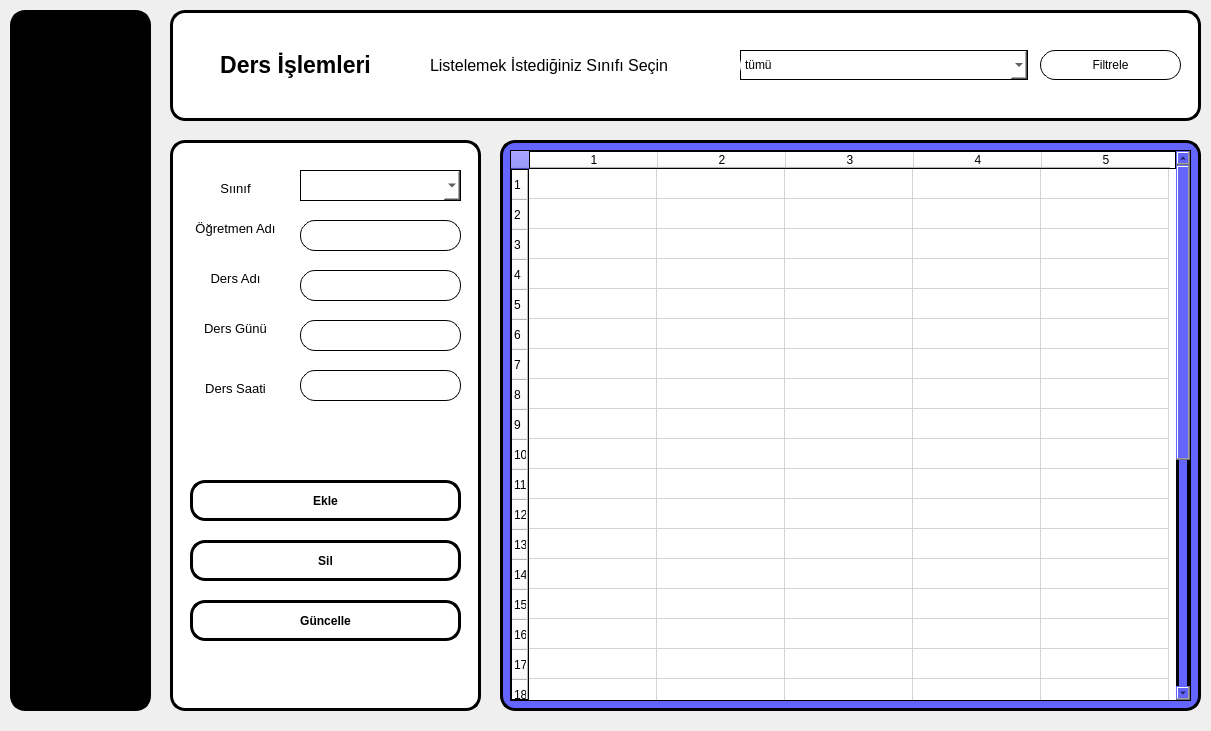
<?xml version="1.0" encoding="UTF-8"?>
<ui version="4.0">
 <class>DersIslemleri</class>
 <widget class="QWidget" name="DersIslemleri">
  <property name="geometry">
   <rect>
    <x>0</x>
    <y>0</y>
    <width>1211</width>
    <height>731</height>
   </rect>
  </property>
  <property name="minimumSize">
   <size>
    <width>1211</width>
    <height>731</height>
   </size>
  </property>
  <property name="maximumSize">
   <size>
    <width>1211</width>
    <height>731</height>
   </size>
  </property>
  <property name="windowTitle">
   <string>Ders İşlemleri</string>
  </property>
  <widget class="QWidget" name="widget_4" native="true">
   <property name="geometry">
    <rect>
     <x>170</x>
     <y>140</y>
     <width>311</width>
     <height>571</height>
    </rect>
   </property>
   <property name="autoFillBackground">
    <bool>false</bool>
   </property>
   <property name="styleSheet">
    <string notr="true">border-radius: 15px;
border: 3px solid black;
background-color: rgb(255, 255, 255);</string>
   </property>
   <widget class="QLabel" name="label_3">
    <property name="geometry">
     <rect>
      <x>20</x>
      <y>130</y>
      <width>91</width>
      <height>16</height>
     </rect>
    </property>
    <property name="font">
     <font>
      <pointsize>10</pointsize>
     </font>
    </property>
    <property name="styleSheet">
     <string notr="true">border-radius: 15px;
border: 0px solid black;
</string>
    </property>
    <property name="text">
     <string>Ders Adı</string>
    </property>
    <property name="alignment">
     <set>Qt::AlignCenter</set>
    </property>
   </widget>
   <widget class="QLabel" name="label_2">
    <property name="geometry">
     <rect>
      <x>20</x>
      <y>80</y>
      <width>91</width>
      <height>16</height>
     </rect>
    </property>
    <property name="font">
     <font>
      <pointsize>10</pointsize>
     </font>
    </property>
    <property name="styleSheet">
     <string notr="true">border-radius: 15px;
border: 0px solid black;
</string>
    </property>
    <property name="text">
     <string>Öğretmen Adı</string>
    </property>
    <property name="alignment">
     <set>Qt::AlignCenter</set>
    </property>
   </widget>
   <widget class="QLineEdit" name="lne_ogrtmen">
    <property name="geometry">
     <rect>
      <x>130</x>
      <y>80</y>
      <width>161</width>
      <height>31</height>
     </rect>
    </property>
    <property name="styleSheet">
     <string notr="true">border-radius: 15px;
border: 1px solid black;
background-color: rgb(255, 255, 255);</string>
    </property>
   </widget>
   <widget class="QLabel" name="label_5">
    <property name="geometry">
     <rect>
      <x>20</x>
      <y>240</y>
      <width>91</width>
      <height>16</height>
     </rect>
    </property>
    <property name="font">
     <font>
      <pointsize>10</pointsize>
     </font>
    </property>
    <property name="styleSheet">
     <string notr="true">border-radius: 15px;
border: 0px solid black;
</string>
    </property>
    <property name="text">
     <string>Ders Saati</string>
    </property>
    <property name="alignment">
     <set>Qt::AlignCenter</set>
    </property>
   </widget>
   <widget class="QLabel" name="label_4">
    <property name="geometry">
     <rect>
      <x>20</x>
      <y>180</y>
      <width>91</width>
      <height>16</height>
     </rect>
    </property>
    <property name="font">
     <font>
      <pointsize>10</pointsize>
     </font>
    </property>
    <property name="styleSheet">
     <string notr="true">border-radius: 15px;
border: 0px solid black;
</string>
    </property>
    <property name="text">
     <string>Ders Günü</string>
    </property>
    <property name="alignment">
     <set>Qt::AlignCenter</set>
    </property>
   </widget>
   <widget class="QLabel" name="label">
    <property name="geometry">
     <rect>
      <x>20</x>
      <y>40</y>
      <width>91</width>
      <height>16</height>
     </rect>
    </property>
    <property name="font">
     <font>
      <pointsize>10</pointsize>
     </font>
    </property>
    <property name="styleSheet">
     <string notr="true">border-radius: 15px;
border: 0px solid black;
</string>
    </property>
    <property name="text">
     <string>Sıınıf</string>
    </property>
    <property name="alignment">
     <set>Qt::AlignCenter</set>
    </property>
   </widget>
   <widget class="QComboBox" name="comboBox">
    <property name="geometry">
     <rect>
      <x>130</x>
      <y>30</y>
      <width>161</width>
      <height>31</height>
     </rect>
    </property>
    <property name="styleSheet">
     <string notr="true">border-radius: 0px;
border: 1px solid black;
</string>
    </property>
   </widget>
   <widget class="QLineEdit" name="lne_dersAdi">
    <property name="geometry">
     <rect>
      <x>130</x>
      <y>130</y>
      <width>161</width>
      <height>31</height>
     </rect>
    </property>
    <property name="styleSheet">
     <string notr="true">border-radius: 15px;
border: 1px solid black;
background-color: rgb(255, 255, 255);</string>
    </property>
   </widget>
   <widget class="QLineEdit" name="lne_dersGunu">
    <property name="geometry">
     <rect>
      <x>130</x>
      <y>180</y>
      <width>161</width>
      <height>31</height>
     </rect>
    </property>
    <property name="styleSheet">
     <string notr="true">border-radius: 15px;
border: 1px solid black;
background-color: rgb(255, 255, 255);</string>
    </property>
   </widget>
   <widget class="QLineEdit" name="lne_dersSaati">
    <property name="geometry">
     <rect>
      <x>130</x>
      <y>230</y>
      <width>161</width>
      <height>31</height>
     </rect>
    </property>
    <property name="styleSheet">
     <string notr="true">border-radius: 15px;
border: 1px solid black;
background-color: rgb(255, 255, 255);</string>
    </property>
   </widget>
   <widget class="QPushButton" name="btn_gunc">
    <property name="geometry">
     <rect>
      <x>20</x>
      <y>460</y>
      <width>271</width>
      <height>41</height>
     </rect>
    </property>
    <property name="font">
     <font>
      <weight>75</weight>
      <bold>true</bold>
     </font>
    </property>
    <property name="cursor">
     <cursorShape>PointingHandCursor</cursorShape>
    </property>
    <property name="text">
     <string>Güncelle</string>
    </property>
   </widget>
   <widget class="QPushButton" name="bnt_Sil">
    <property name="enabled">
     <bool>true</bool>
    </property>
    <property name="geometry">
     <rect>
      <x>20</x>
      <y>400</y>
      <width>271</width>
      <height>41</height>
     </rect>
    </property>
    <property name="font">
     <font>
      <weight>75</weight>
      <bold>true</bold>
     </font>
    </property>
    <property name="cursor">
     <cursorShape>PointingHandCursor</cursorShape>
    </property>
    <property name="text">
     <string>Sil</string>
    </property>
   </widget>
   <widget class="QPushButton" name="btn_Ekle">
    <property name="geometry">
     <rect>
      <x>20</x>
      <y>340</y>
      <width>271</width>
      <height>41</height>
     </rect>
    </property>
    <property name="font">
     <font>
      <weight>75</weight>
      <bold>true</bold>
     </font>
    </property>
    <property name="cursor">
     <cursorShape>PointingHandCursor</cursorShape>
    </property>
    <property name="text">
     <string>Ekle</string>
    </property>
   </widget>
  </widget>
  <widget class="QWidget" name="widget" native="true">
   <property name="geometry">
    <rect>
     <x>10</x>
     <y>10</y>
     <width>141</width>
     <height>701</height>
    </rect>
   </property>
   <property name="styleSheet">
    <string notr="true">QWidget{
	
	
	
	background-color: rgb(0, 0, 0);
	border-radius: 15px;
	border: 3px solid;
}

</string>
   </property>
   <widget class="QLabel" name="label_6">
    <property name="geometry">
     <rect>
      <x>20</x>
      <y>10</y>
      <width>101</width>
      <height>101</height>
     </rect>
    </property>
    <property name="text">
     <string/>
    </property>
    <property name="pixmap">
     <pixmap resource="Template/resource.qrc">:/icons/Sophia(1).png</pixmap>
    </property>
    <property name="scaledContents">
     <bool>true</bool>
    </property>
   </widget>
   <widget class="QWidget" name="layoutWidget_3">
    <property name="geometry">
     <rect>
      <x>10</x>
      <y>120</y>
      <width>121</width>
      <height>561</height>
     </rect>
    </property>
    <layout class="QVBoxLayout" name="verticalLayout">
     <item>
      <widget class="QPushButton" name="btn_home_ders">
       <property name="cursor">
        <cursorShape>PointingHandCursor</cursorShape>
       </property>
       <property name="text">
        <string/>
       </property>
       <property name="icon">
        <iconset resource="Template/resource.qrc">
         <normaloff>:/icons/anasayfa.png</normaloff>:/icons/anasayfa.png</iconset>
       </property>
       <property name="iconSize">
        <size>
         <width>35</width>
         <height>35</height>
        </size>
       </property>
      </widget>
     </item>
     <item>
      <widget class="QPushButton" name="btn_ogr_ders">
       <property name="cursor">
        <cursorShape>PointingHandCursor</cursorShape>
       </property>
       <property name="text">
        <string/>
       </property>
       <property name="icon">
        <iconset resource="Template/resource.qrc">
         <normaloff>:/icons/ogrenci.png</normaloff>:/icons/ogrenci.png</iconset>
       </property>
       <property name="iconSize">
        <size>
         <width>35</width>
         <height>35</height>
        </size>
       </property>
      </widget>
     </item>
     <item>
      <widget class="QPushButton" name="btn_ders_ders">
       <property name="cursor">
        <cursorShape>PointingHandCursor</cursorShape>
       </property>
       <property name="text">
        <string/>
       </property>
       <property name="icon">
        <iconset resource="Template/resource.qrc">
         <normaloff>:/icons/dersW.png</normaloff>:/icons/dersW.png</iconset>
       </property>
       <property name="iconSize">
        <size>
         <width>35</width>
         <height>35</height>
        </size>
       </property>
      </widget>
     </item>
     <item>
      <widget class="QPushButton" name="btn_snf_ders">
       <property name="cursor">
        <cursorShape>PointingHandCursor</cursorShape>
       </property>
       <property name="text">
        <string/>
       </property>
       <property name="icon">
        <iconset resource="Template/resource.qrc">
         <normaloff>:/icons/sınıf.png</normaloff>:/icons/sınıf.png</iconset>
       </property>
       <property name="iconSize">
        <size>
         <width>35</width>
         <height>35</height>
        </size>
       </property>
      </widget>
     </item>
     <item>
      <widget class="QPushButton" name="btn_net_ders">
       <property name="cursor">
        <cursorShape>PointingHandCursor</cursorShape>
       </property>
       <property name="text">
        <string/>
       </property>
       <property name="icon">
        <iconset resource="Template/resource.qrc">
         <normaloff>:/icons/net.png</normaloff>:/icons/net.png</iconset>
       </property>
       <property name="iconSize">
        <size>
         <width>35</width>
         <height>35</height>
        </size>
       </property>
      </widget>
     </item>
    </layout>
   </widget>
  </widget>
  <widget class="QWidget" name="widget_2" native="true">
   <property name="geometry">
    <rect>
     <x>500</x>
     <y>140</y>
     <width>701</width>
     <height>571</height>
    </rect>
   </property>
   <property name="styleSheet">
    <string notr="true">
background-color: rgb(100, 100, 254);

border-radius: 15px;
border: 3px solid black;
</string>
   </property>
   <widget class="QTableWidget" name="Widget_dersislem">
    <property name="geometry">
     <rect>
      <x>10</x>
      <y>10</y>
      <width>681</width>
      <height>551</height>
     </rect>
    </property>
    <property name="styleSheet">
     <string notr="true">border-radius: 0px;
border: 1px solid black;
background-color: rgb(255, 255, 255);
</string>
    </property>
    <property name="rowCount">
     <number>30</number>
    </property>
    <property name="columnCount">
     <number>5</number>
    </property>
    <attribute name="horizontalHeaderDefaultSectionSize">
     <number>128</number>
    </attribute>
    <row/>
    <row/>
    <row/>
    <row/>
    <row/>
    <row/>
    <row/>
    <row/>
    <row/>
    <row/>
    <row/>
    <row/>
    <row/>
    <row/>
    <row/>
    <row/>
    <row/>
    <row/>
    <row/>
    <row/>
    <row/>
    <row/>
    <row/>
    <row/>
    <row/>
    <row/>
    <row/>
    <row/>
    <row/>
    <row/>
    <column/>
    <column/>
    <column/>
    <column/>
    <column/>
   </widget>
  </widget>
  <widget class="QWidget" name="widget_3" native="true">
   <property name="geometry">
    <rect>
     <x>170</x>
     <y>10</y>
     <width>1031</width>
     <height>111</height>
    </rect>
   </property>
   <property name="styleSheet">
    <string notr="true">border-radius: 15px;
border: 3px solid black;
background-color: rgb(255, 255, 255);</string>
   </property>
   <widget class="QLabel" name="label_10">
    <property name="geometry">
     <rect>
      <x>20</x>
      <y>20</y>
      <width>211</width>
      <height>71</height>
     </rect>
    </property>
    <property name="sizePolicy">
     <sizepolicy hsizetype="Preferred" vsizetype="Preferred">
      <horstretch>0</horstretch>
      <verstretch>0</verstretch>
     </sizepolicy>
    </property>
    <property name="baseSize">
     <size>
      <width>0</width>
      <height>0</height>
     </size>
    </property>
    <property name="font">
     <font>
      <pointsize>17</pointsize>
      <weight>75</weight>
      <italic>false</italic>
      <bold>true</bold>
      <underline>false</underline>
      <strikeout>false</strikeout>
      <kerning>true</kerning>
     </font>
    </property>
    <property name="focusPolicy">
     <enum>Qt::WheelFocus</enum>
    </property>
    <property name="styleSheet">
     <string notr="true">border-radius: 0px;
border: 0px solid black;
background-color: rgb(255, 255, 255);</string>
    </property>
    <property name="text">
     <string>Ders İşlemleri</string>
    </property>
    <property name="textFormat">
     <enum>Qt::AutoText</enum>
    </property>
    <property name="alignment">
     <set>Qt::AlignCenter</set>
    </property>
   </widget>
   <widget class="QComboBox" name="comboBox_Ara">
    <property name="geometry">
     <rect>
      <x>570</x>
      <y>40</y>
      <width>288</width>
      <height>30</height>
     </rect>
    </property>
    <property name="styleSheet">
     <string notr="true">border-radius: 0px;
border: 1px solid black;
</string>
    </property>
    <item>
     <property name="text">
      <string>tümü</string>
     </property>
    </item>
   </widget>
   <widget class="QPushButton" name="btn_Ara">
    <property name="geometry">
     <rect>
      <x>870</x>
      <y>40</y>
      <width>141</width>
      <height>30</height>
     </rect>
    </property>
    <property name="cursor">
     <cursorShape>PointingHandCursor</cursorShape>
    </property>
    <property name="styleSheet">
     <string notr="true">border-radius: 15px;
border: 1px solid black;
</string>
    </property>
    <property name="text">
     <string>Filtrele</string>
    </property>
    <property name="iconSize">
     <size>
      <width>20</width>
      <height>20</height>
     </size>
    </property>
   </widget>
   <widget class="QLabel" name="label_7">
    <property name="geometry">
     <rect>
      <x>260</x>
      <y>40</y>
      <width>311</width>
      <height>31</height>
     </rect>
    </property>
    <property name="font">
     <font>
      <pointsize>12</pointsize>
     </font>
    </property>
    <property name="styleSheet">
     <string notr="true">border-radius: 15px;
border: 0px solid black;
</string>
    </property>
    <property name="text">
     <string>Listelemek İstediğiniz Sınıfı Seçin</string>
    </property>
   </widget>
  </widget>
 </widget>
 <resources>
  <include location="Template/resource.qrc"/>
 </resources>
 <connections/>
</ui>
